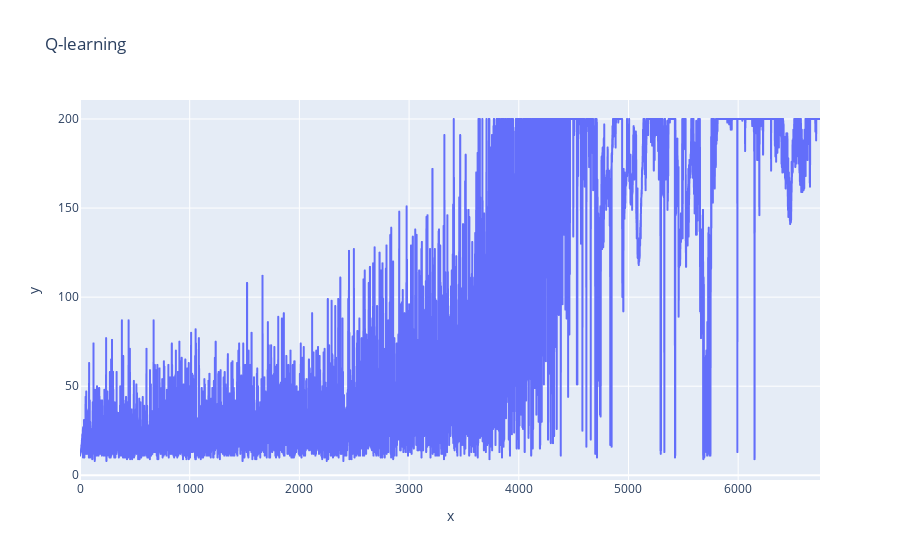

Notebook source saved alongside this figure:
### Code cell
ple.line(x=range(len(rewards)), y=rewards, title="Q-learning")

### Figure 1 — Plotly figure (JSON) as saved in the notebook; plotly's stock layout.template omitted (floating-point values rounded to 4 significant figures; data arrays with more than 128 entries replaced by an {"elided": "..."} marker saying what was removed)
{"data": [{"hoverlabel": {"namelength": 0}, "hovertemplate": "x=%{x}<br>y=%{y}", "legendgroup": "", "line": {"color": "#636efa", "dash": "solid"}, "mode": "lines", "name": "", "showlegend": false, "type": "scattergl", "x": {"elided": "6747 int values"}, "xaxis": "x", "y": {"elided": "6747 int values"}, "yaxis": "y"}], "layout": {"legend": {"tracegroupgap": 0}, "title": {"text": "Q-learning"}, "xaxis": {"anchor": "y", "domain": [0, 1], "title": {"text": "x"}}, "yaxis": {"anchor": "x", "domain": [0, 1], "title": {"text": "y"}}}}
